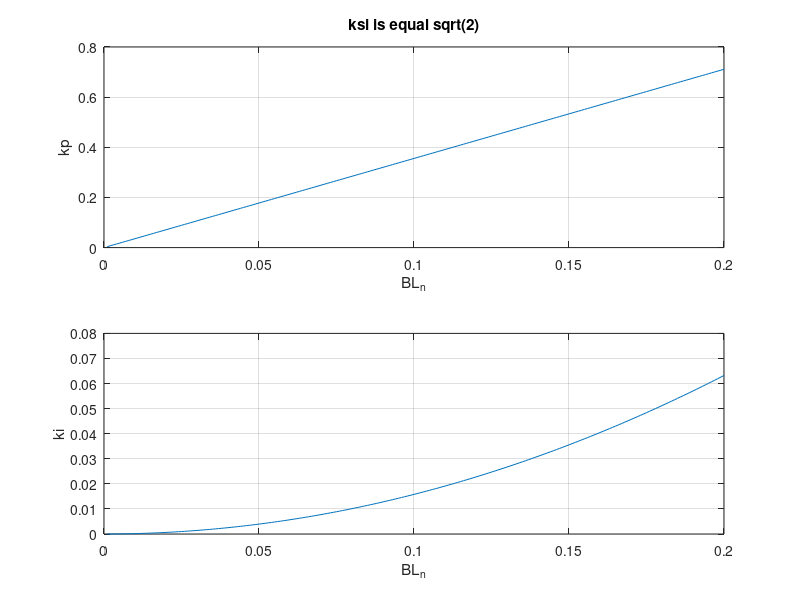
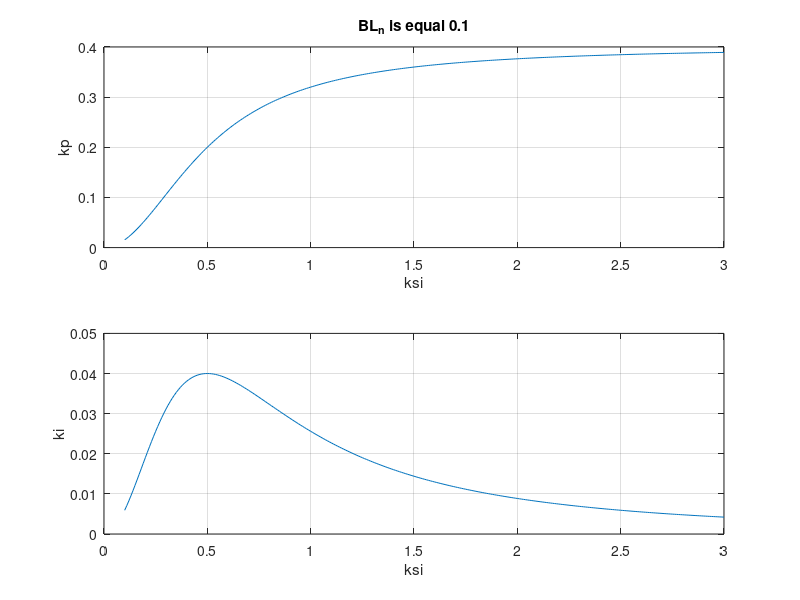

The MATLAB source for these figures, in order:
%% https://github.com/VSHEV92/Synchronization_Systems_Models
clc; clear; close all

%% Зависимость коэффициентов пропорционально-интегрирующего петлевого фильтра от шумовой полосы.
%% Полоса нормирована к частоте дискретизации.
%% Усиление фазового детектора и NCO равны 1.

%% Литература: Gardner Phaselock Technique p.11


%% Зависимость от нормированной шумовой полосы
ksi = sqrt(2);                              % декремент затухания 
BL_n = 0.001:0.001:0.2;                     % нормированная шумовая полоса

kp = 4*ksi*BL_n / (ksi + 0.25/ksi);         % усиление пропорциональной ветви
ki = 4*BL_n.^2 / (ksi + 0.25/ksi)^2;        % усиление интегрирующей ветви

figure(1)
subplot(2,1,1)
plot(BL_n, kp); grid on;
xlabel('BL_n'); ylabel('kp')
title('ksi is equal sqrt(2)')

subplot(2,1,2)
plot(BL_n, ki); grid on;
xlabel('BL_n'); ylabel('ki')


%% Зависимость от декремента затухания
ksi = 0.1:0.01:3;               % декремент затухания 
BL_n = 0.1;                     % нормированная шумовая полоса

kp = 4*ksi*BL_n ./ (ksi + 0.25./ksi);         % усиление пропорциональной ветви
ki = 4*BL_n^2 ./ (ksi + 0.25./ksi).^2;      % усиление интегрирующей ветви

figure(2)
subplot(2,1,1)
plot(ksi, kp); grid on;
xlabel('ksi'); ylabel('kp')
title('BL_n is equal 0.1')

%% максимальное значение ki при знаении декркмента, равного единице
subplot(2,1,2)
plot(ksi, ki); grid on;
xlabel('ksi'); ylabel('ki')